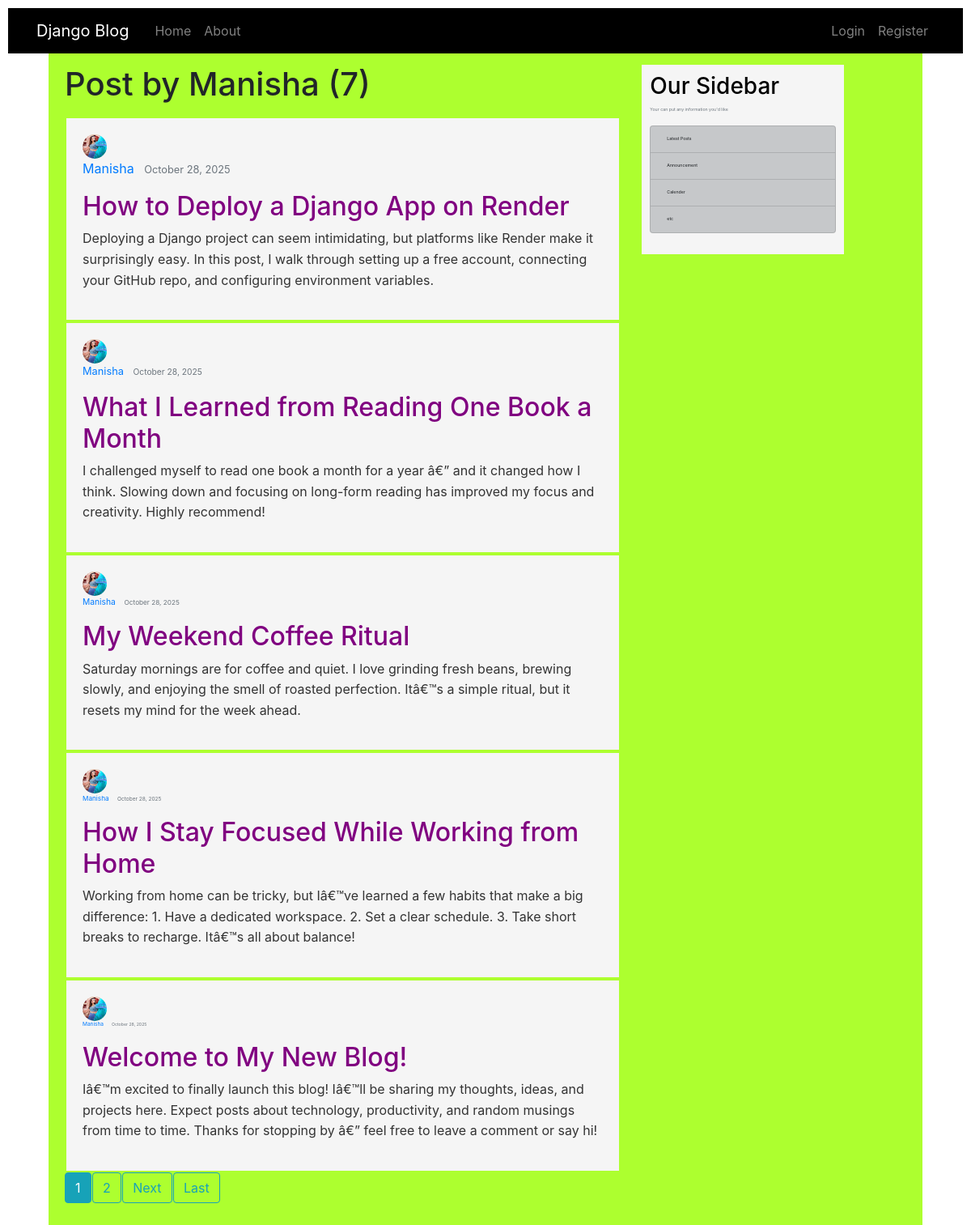
Screenshot of /blog/user/Manisha with the database file from the repository.
### blog/models.py (models this page shows, shortened)
class Post(models.Model):
	title=models.CharField(max_length=200)
	content=models.TextField()
	date_posted=models.DateTimeField(default=timezone.now)#auto_now_add=True when we need only date when post is posted , default=timezone.now when we ant to chnage dtae modified
	author=models.ForeignKey(User,on_delete=models.CASCADE)#when we want unique author for his post and also delete post when author deleted

### users/models.py (models this page shows, shortened)
class Profile(models.Model):
	user = models.OneToOneField(User,on_delete=models.CASCADE)
	image = models.ImageField(default='default.jpg',upload_to='profile_pics')

### blog/views.py (the view)
# urls.py: path('user/<str:username>', UserPostListView.as_view(),name='user-posts'),
class UserPostListView(ListView):
	model =Post
	template_name='blog/userpost_listview.html'#create userpost_listview.html in templates in views.py
	context_object_name='posts'
	paginate_by=5 #pagination so to adjust posts on pagees
	def get_queryset(self):
		user=get_object_or_404(User,username=self.kwargs.get('username'))
		return Post.objects.filter(author=user).order_by('-date_posted')

### blog/templates/blog/userpost_listview.html (shortened to what this page needs)
{% extends "blog/base.html" %}
{% load static %}
{% block content %}
<h1 class="mb-3"> Post by {{view.kwargs.username }} ({{ page_obj.paginator.count }})</h1>
	{% for post in posts %}
  <article class ="media content-section article">
    <img class ="rounded-circle article-img" src="{{post.author.profile.image.url}}">
    <div class ="media-body">
      <div class="article-metadata">
    <a class="mr-2" href="{% url 'user-posts' post.author.username %}">{{post.author}}</a>
    <small class="text-muted">{{ post.date_posted|date:"F d, Y" }}</p>
      </div>
      <h2 class="article-title"><a class="article-title" href="{% url 'post-detail' post.id %}">{{post.title}}</a></h2>
      <p class="article-content">{{post.content}}</p>
  </div>
  </article>
{% endfor %}
{% if is_paginated %}
  {% for  num in page_obj.paginator.page_range %}
   {% if page_obj.number == num %}
    <a class="btn btn-info mb-4" href="?page={{num}}">{{num}}</a>
  {% elif num > page_obj.number|add:'-3' and num < page_obj.number|add:'3' %}
    <a class="btn btn-outline-info mb-4" href="?page={{num}}">{{num}}</a>
   {% endif %}
{% endfor %}
{% if page_obj.has_next %}
  <a class="btn btn-outline-info mb-4" href="?page={{page_obj.next_page_number}}">Next</a>
    <a class="btn btn-outline-info mb-4" href="?page={{page_obj.paginator.num_pages}}">Last</a>
  {% endif %}
{% endif %}
	{% endblock %}

### blog/static/css/style.css (style rules this page uses)
body { background-color: #fff; }
.content-section { display: inline-grid; color: #000; width:250px; padding: 10px; background-color: whitesmoke; }
.article { background-color: whitesmoke; padding: 20px; width: 100%; margin: 2px; }
.article-title { color: purple; font-size: 2rem; }
.article-content { color: #333; line-height: 1.6; font-size: 1rem; }
.article-img { width: 30px !important; height: 30px !important; }

### rows the page displays
Post: author.profile.image (picture), author "Manisha", date_posted "October 28, 2025", title "How to Deploy a Django App on Render", content "Deploying a Django project can seem intimidating, but platforms like Render make it surprisingly easy. In this post, I walk through setting up a free account, connecting your GitHub repo, and configuring environment variables."
Post: author.profile.image (picture), author "Manisha", date_posted "October 28, 2025", title "What I Learned from Reading One Book a Month", content "I challenged myself to read one book a month for a year â€” and it changed how I think. Slowing down and focusing on long-form reading has improved my focus and creativity. Highly recommend!"
Post: author.profile.image (picture), author "Manisha", date_posted "October 28, 2025", title "My Weekend Coffee Ritual", content "Saturday mornings are for coffee and quiet. I love grinding fresh beans, brewing slowly, and enjoying the smell of roasted perfection. Itâ€™s a simple ritual, but it resets my mind for the week ahead."
Post: author.profile.image (picture), author "Manisha", date_posted "October 28, 2025", title "How I Stay Focused While Working from Home", content "Working from home can be tricky, but Iâ€™ve learned a few habits that make a big difference: 1. Have a dedicated workspace. 2. Set a clear schedule. 3. Take short breaks to recharge. Itâ€™s all about balance!"
Post: author.profile.image (picture), author "Manisha", date_posted "October 28, 2025", title "Welcome to My New Blog!", content "Iâ€™m excited to finally launch this blog! Iâ€™ll be sharing my thoughts, ideas, and projects here. Expect posts about technology, productivity, and random musings from time to time. Thanks for stopping by â€” feel free to leave a comment or say hi!"

### other values shown
{{ view.kwargs.username }} "Manisha"
{{ page_obj.paginator.count }} "7"
{{ num }} "1"
{{ num }} "2"
